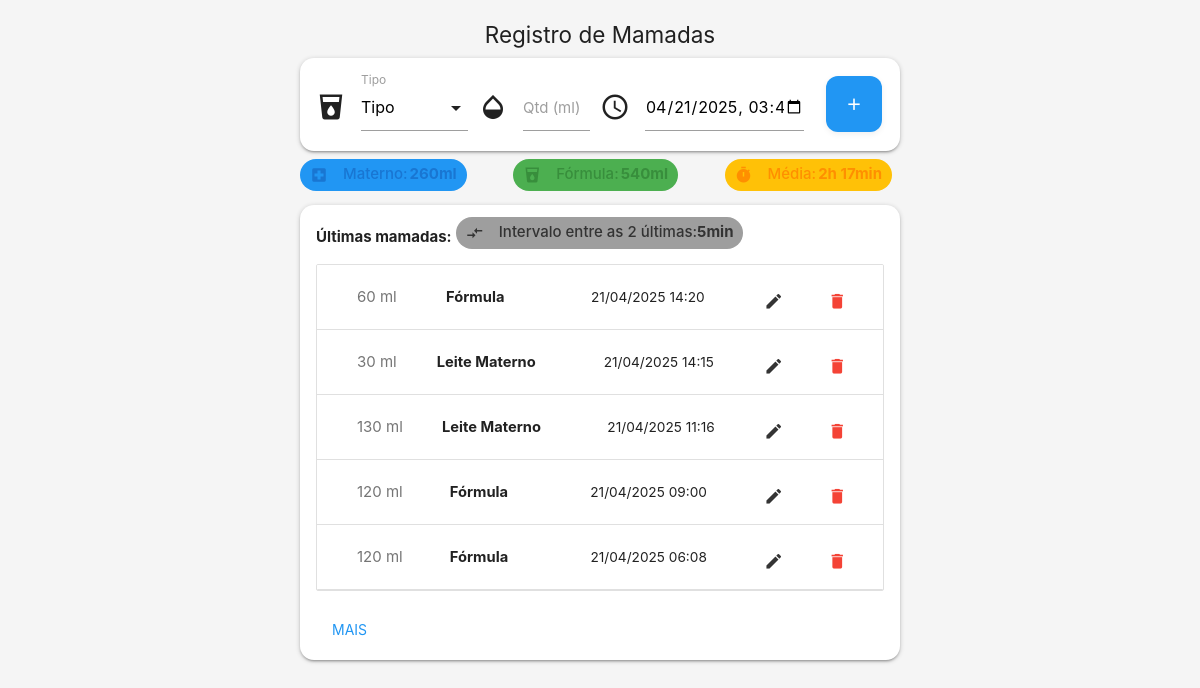
The page / on the database its author committed.
### tables this page shows
CREATE TABLE mamadas (
        id INTEGER PRIMARY KEY AUTOINCREMENT,
        tipo TEXT NOT NULL,
        quantidade INTEGER NOT NULL,
        data_hora DATETIME NOT NULL
    );

### index.php (the view, shortened to what this page needs)
<?php
$db = new PDO('sqlite:' . __DIR__ . '/mamadas.db');
$db->setAttribute(PDO::ATTR_ERRMODE, PDO::ERRMODE_EXCEPTION);
$db->exec('CREATE TABLE IF NOT EXISTS mamadas (
    id INTEGER PRIMARY KEY AUTOINCREMENT,
    tipo TEXT NOT NULL,
    quantidade INTEGER NOT NULL,
    data_hora DATETIME NOT NULL
)');
$stmt = $db->query('SELECT * FROM mamadas ORDER BY data_hora DESC LIMIT 20');
$mamadas = $stmt->fetchAll(PDO::FETCH_ASSOC);
$stmt = $db->prepare('SELECT tipo, SUM(quantidade) as total FROM mamadas WHERE data_hora >= datetime("now", "-1 day") GROUP BY tipo');
$stmt->execute();
$totais24h = $stmt->fetchAll(PDO::FETCH_KEY_PAIR);
$stmt = $db->query('SELECT data_hora FROM mamadas ORDER BY data_hora DESC LIMIT 10');
$datas = $stmt->fetchAll(PDO::FETCH_COLUMN);
$intervalos = [];
for ($i = 1; $i < count($datas); $i++) {
    $d1 = strtotime($datas[$i-1]);
    $d2 = strtotime($datas[$i]);
    $intervalos[] = abs($d1 - $d2);
}
$media_intervalo = count($intervalos) ? array_sum($intervalos)/count($intervalos) : 0;
function tempo_humano($segundos) {
    $min = floor($segundos/60);
    if ($min < 60) return $min . 'min';
    $h = floor($min/60);
    $min = $min % 60;
    return $h . 'h ' . $min . 'min';
}
?><!DOCTYPE html>
<html lang="pt">
<head>
    <link href="https://cdnjs.cloudflare.com/ajax/libs/materialize/1.0.0/css/materialize.min.css" rel="stylesheet">
</head>
<body>
    <div class="container">
        <h4 class="center-align">Registro de Mamadas</h4>
<form method="POST" class="card-panel" autocomplete="off" style="margin-bottom:8px;">
    <div class="form-row" style="display:flex;gap:10px;flex-wrap:wrap;align-items:center;">
        <div class="input-field" style="flex:1 1 140px;min-width:120px;width:100%;max-width:220px;">
            <i class="material-icons prefix">local_drink</i>
            <label>Tipo</label>
        </div>
        <div class="input-field" style="flex:1 1 100px;min-width:100px;width:100%;max-width:160px;">
            <i class="material-icons prefix">opacity</i>
            <input type="number" name="quantidade" id="quantidade" min="1" required autofocus>
            <label for="quantidade">Qtd (ml)</label>
        </div>
        <div class="input-field" style="flex:2 1 180px;min-width:130px;width:100%;max-width:240px;">
            <i class="material-icons prefix">access_time</i>
            <input type="datetime-local" name="data_hora" id="data_hora" value="<?php echo isset($_POST['data_hora']) ? htmlspecialchars($_POST['data_hora']) : date('Y-m-d\TH:i'); ?>" placeholder="Data/Hora">
        </div>
        <div style="display:flex;align-items:center;justify-content:center;min-width:70px;max-width:90px;padding-left:10px;">
    <button class="btn waves-effect waves-light blue" type="submit" style="width:56px;height:56px;display:flex;align-items:center;justify-content:center;border-radius:12px;box-shadow:0 2px 6px #0001;font-size:1.4em;padding:0;">
        <i class="material-icons" style="margin:0;">add</i>
    </button>
</div>
    </div>
</form>
        <div style="display:flex;flex-wrap:wrap;gap:8px 8px;margin-bottom:4px;justify-content:space-between;">
    <span class="chip-mui blue"><i class="material-icons left" style="font-size:18px;">local_hospital</i> Materno: <b style="margin-left:2px;"><?php echo $totais24h['materno'] ?? 0; ?>ml</b></span>
    <span class="chip-mui green"><i class="material-icons left" style="font-size:18px;">local_drink</i> Fórmula: <b style="margin-left:2px;"><?php echo $totais24h['formula'] ?? 0; ?>ml</b></span>
    <span class="chip-mui amber"><i class="material-icons left" style="font-size:18px;">timer</i> Média: <b style="margin-left:2px;"><?php echo $media_intervalo ? tempo_humano($media_intervalo) : 'N/A'; ?></b></span>
</div>
        <div class="mamadas-list card-panel">
            <b>Últimas mamadas:</b>
<?php
if (count($mamadas) >= 2) {
    $ultima = strtotime($mamadas[0]['data_hora']);
    $penultima = strtotime($mamadas[1]['data_hora']);
    $diferenca = abs($ultima - $penultima);
    echo '<div class="chip-mui grey" style="margin-bottom:8px;"><i class="material-icons left" style="font-size:18px;">compare_arrows</i> Intervalo entre as 2 últimas: <b>' . tempo_humano($diferenca) . '</b></div>';
}
?>
            <ul class="collection">
                <?php
$editando = isset($_GET['edit']) ? intval($_GET['edit']) : null;
$count = 0;
foreach ($mamadas as $m) {
    $count++;
$dt = '';
if (strpos($m['data_hora'], 'T') !== false) {
    $dt = $m['data_hora'];
} else {
    $dt = str_replace(' ', 'T', $m['data_hora']);
}
    $tipo = $m['tipo'] === 'materno' ? 'Leite Materno' : 'Fórmula';
    $extraClass = $count > 5 ? ' hidden-mamada' : '';
    echo '<li class="collection-item' . $extraClass . '" style="position:relative;">';
    if ($editando === intval($m['id'])) {
        echo '<form method="POST" style="display:flex;flex-wrap:wrap;gap:8px;align-items:center;" autocomplete="off">';
        echo '<input type="hidden" name="id" value="' . $m['id'] . '"><input type="hidden" name="acao" value="editar">';
        echo '<select name="tipo" style="min-width:90px;">';
        echo '<option value="materno"'.($m['tipo']==='materno'?' selected':'').'>Leite Materno</option>';
        echo '<option value="formula"'.($m['tipo']==='formula'?' selected':'').'>Fórmula</option>';
        echo '</select>';
        echo '<input type="number" name="quantidade" min="1" value="' . $m['quantidade'] . '" style="width:70px;">';
        echo '<input type="datetime-local" name="data_hora" value="' . htmlspecialchars($dt) . '" style="width:170px;">';
        echo '<button class="btn-flat" type="submit" title="Salvar"><i class="material-icons green-text">check</i></button>';
        echo '<a href="index.php" class="btn-flat" title="Cancelar"><i class="material-icons red-text">close</i></a>';
        echo '</form>';
    } else {
        echo '<span class="badge">' . $m['quantidade'] . ' ml</span>';
        echo '<b>' . $tipo . '</b> <br><small>';
        echo date('d/m/Y H:i', strtotime($m['data_hora']));
        echo '</small>';
        echo '<div style="margin-top:8px;display:flex;justify-content:center;gap:12px;">';
        echo '<a href="?edit=' . $m['id'] . '" class="btn-flat" title="Editar"><i class="material-icons">edit</i></a>';
        echo '<form method="POST" style="display:inline" onsubmit="return confirm(\'Excluir este registro?\');">';
        echo '<button class="btn-flat" type="submit" title="Excluir"><i class="material-icons red-text">delete</i></button>';
        echo '</form>';
        echo '</div>';
    }
    echo '</li>';
}
                ?>
            </ul>
            <?php if (count($mamadas) > 5): ?>
            <button id="mostrar-mais-mamadas" class="btn-flat blue-text" style="margin-top:6px;">Mais</button>
            <?php endif; ?>
        </div>
    </div>
</body>
</html>

### index.php (style rules this page uses)
body { background: #f5f5f5; }
.container { max-width: 600px; margin-top: 12px; }
.form-row { display: flex; gap: 14px; flex-wrap: wrap; align-items: flex-end; margin-bottom: 0; }
.input-field { flex: 1 1 130px; min-width: 120px; margin-bottom: 0; }
.chip-mui { display:inline-flex; align-items:center; font-size:1em; font-weight:500; margin-right:8px; margin-bottom:4px; padding:0 10px; border-radius:18px; height:32px; }
.chip-mui.blue { background:#e3f2fd; color:#1976d2; }
.chip-mui.green { background:#e8f5e9; color:#388e3c; }
.chip-mui.amber { background:#fff8e1; color:#ff8f00; }
.chip-mui.grey { background:#ececec; color:#333; }
.mamadas-list { margin-top: 12px; }
.collection-item { padding: 4px 8px 2px 8px; font-size: 0.98em; display: flex; align-items: center; justify-content: space-between; min-height: 38px; }
.card-panel { margin: 10px 0 6px 0; padding: 12px 16px; border-radius: 14px; }
h4 { margin-bottom: 10px; font-size: 1.5em; }
small { font-size: .93em; }

### rows shown on the page
mamadas: quantidade "60", tipo "Fórmula", data_hora "21/04/2025 14:20"
mamadas: quantidade "30", tipo "Leite Materno", data_hora "21/04/2025 14:15"
mamadas: quantidade "130", tipo "Leite Materno", data_hora "21/04/2025 11:16"
mamadas: quantidade "120", tipo "Fórmula", data_hora "21/04/2025 09:00"
mamadas: quantidade "120", tipo "Fórmula", data_hora "21/04/2025 06:08"

### other values the page prints
$totais24h['materno'] "260"
$totais24h['formula'] "540"
tempo_humano($media_intervalo) "2h 17min"
tempo_humano($diferenca) "5min"
